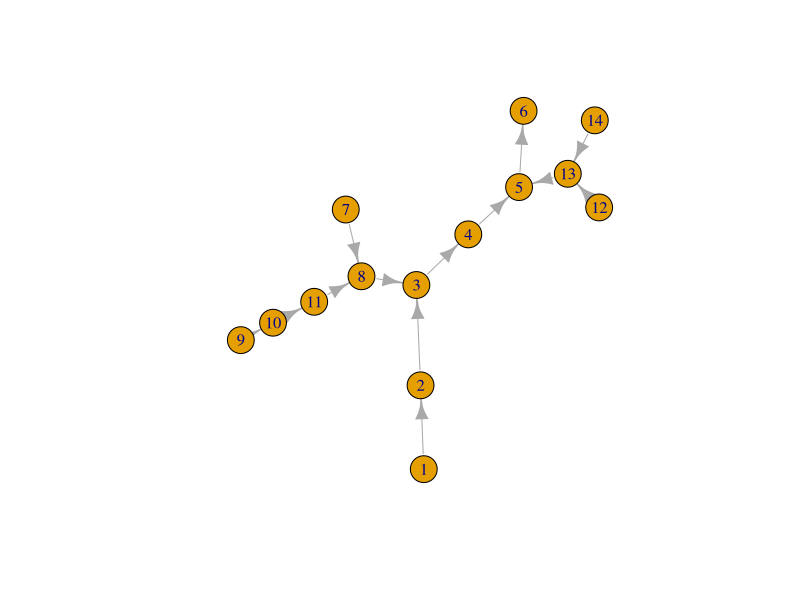

This chart was generated by the following R code:
library(igraph)
#library(microbenchmark)
g1_vec <- c(1,2,2,3,3,4,4,5,5,6,7,8,8,3,9,10,10,11,11,8,12,13,13,5,14,13)
g1_df <- data.frame(matrix(g1_vec, ncol = 2, byrow = T), id = LETTERS[1:13])
g1 <- graph_from_data_frame(g1_df, directed = TRUE)
plot(g1)
#Shortest Path with the fromnode at the top and fromnode at the bottom
#edge_attr will return labels (use stream_comid)
#not working completely yet.
igraph::edge_attr(g1, "id")[shortest_paths(g1,1,3)$vpath[[1]]]
